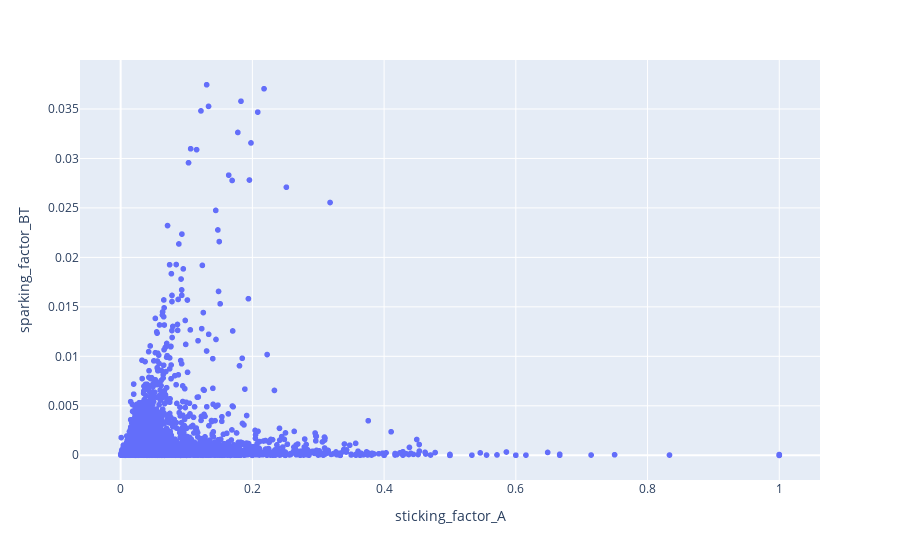

The notebook cell saved with this chart:
### Code cell
fig = px.scatter(df, x=df['sticking_factor_A'], y=df['sparking_factor_BT'], hover_name='most_common')
fig.show()

### Figure 1 — Plotly figure (JSON) as saved in the notebook; plotly's stock layout.template omitted (floating-point values rounded to 4 significant figures; data arrays with more than 128 entries replaced by an {"elided": "..."} marker saying what was removed)
{"data": [{"hovertemplate": "<b>%{hovertext}</b><br><br>sticking_factor_A=%{x}<br>sparking_factor_BT=%{y}<extra></extra>", "hovertext": {"elided": "4521 str values"}, "legendgroup": "", "marker": {"color": "#636efa", "symbol": "circle"}, "mode": "markers", "name": "", "showlegend": false, "x": {"elided": "4521 float values"}, "xaxis": "x", "y": {"elided": "4521 float values"}, "yaxis": "y", "type": "scattergl"}], "layout": {"xaxis": {"anchor": "y", "domain": [0.0, 1.0], "title": {"text": "sticking_factor_A"}}, "yaxis": {"anchor": "x", "domain": [0.0, 1.0], "title": {"text": "sparking_factor_BT"}}, "legend": {"tracegroupgap": 0}, "margin": {"t": 60}}}
